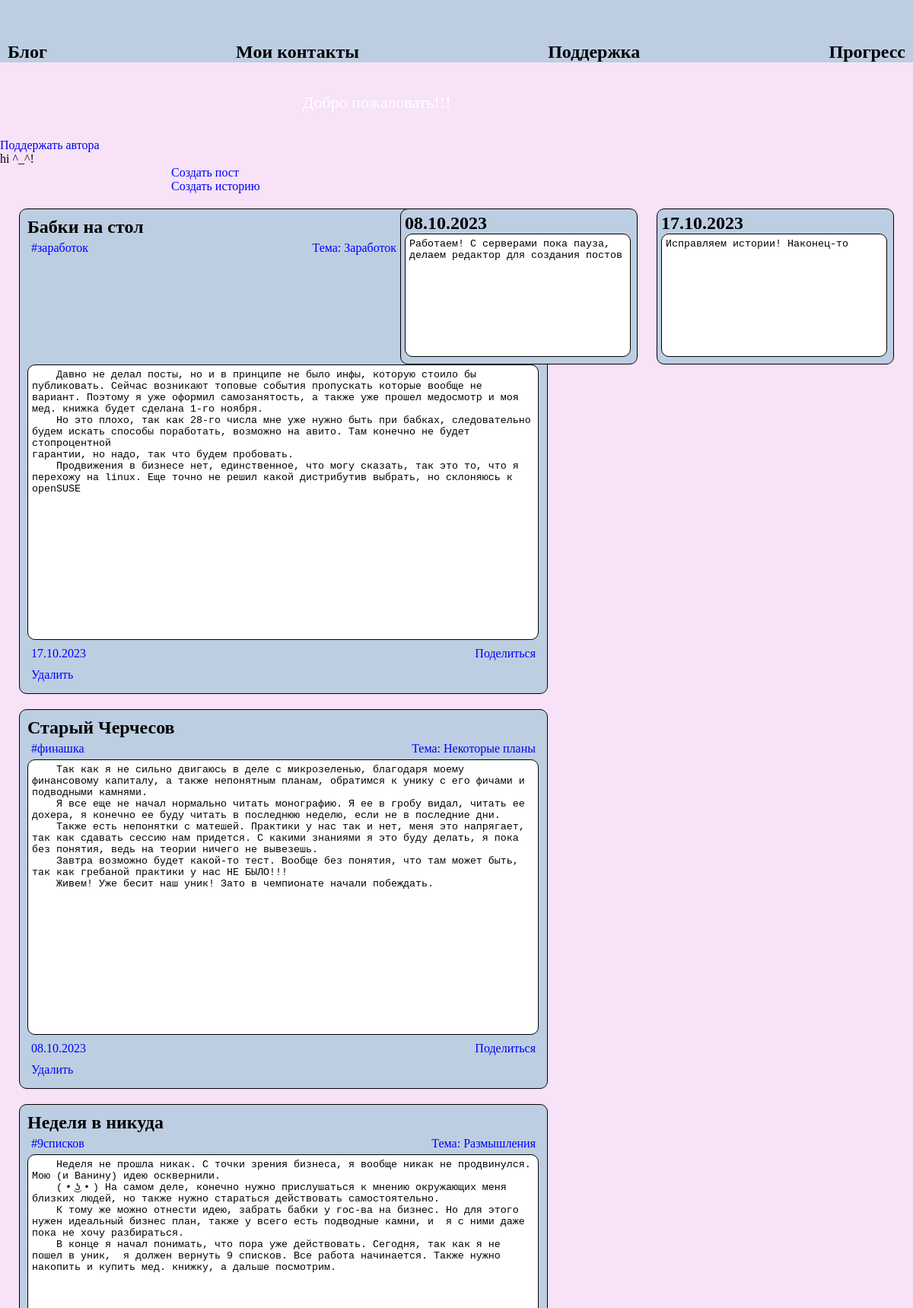
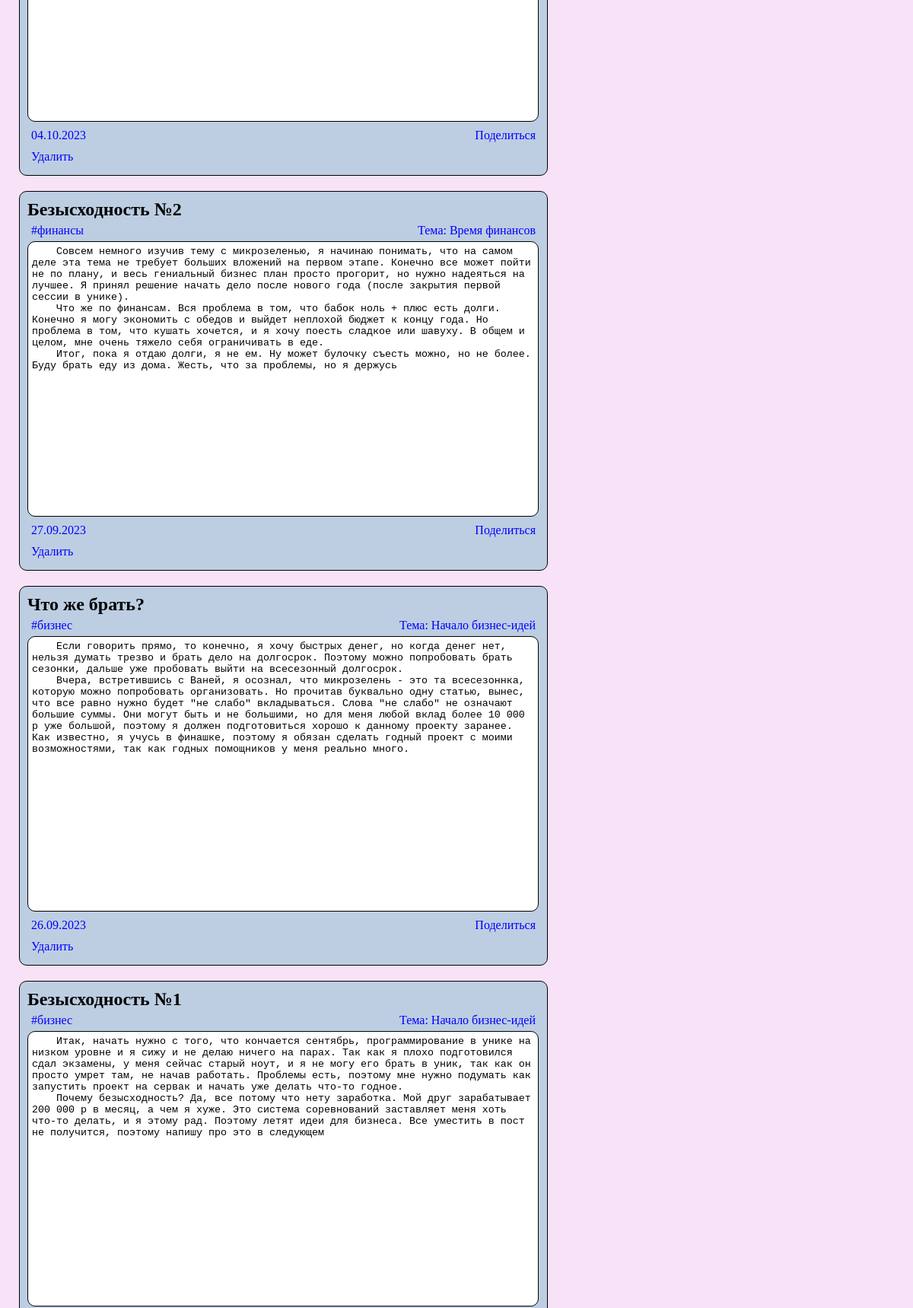
/burkoff_blog/ (signed in, upper part), run on the app's committed database (2 pictures, top to bottom).
### polls/models.py (models this page shows)
class HistoryNews(models.Model):
    text = models.TextField(max_length=150)
    date = models.DateField(default=timezone.now)

class Post(models.Model):
    title = models.TextField(max_length=50)
    text = models.TextField() # прописать минимальную длину поста
    theme = models.CharField(max_length=30, default="Раздумья")
    post_date = models.DateField(default=timezone.now) # прописать правильную дату
    hash_tags = models.CharField(max_length=15, default="#default")

### polls/views.py (the view)
# urls.py: path('', views.index, name='index'),
def index(request):
    hist = HistoryNews.objects.all().order_by('-date')[:2]
    donations = DonationPeople.objects.all()
    posts = Post.objects.all()
    posts = Post.objects.order_by('-post_date')
    return render(request, 'polls/index.html', {'history': hist, 'donation_people': donations,
                  'some_posts': posts})

### polls/templates/polls/index.html (shortened to what this page needs)
<!DOCTYPE html>
{% load static %}
<html lang="ru">
<head>
    <link rel="stylesheet" href="{% static 'polls/style.css' %}">
</head>
<body>
<header>
    <div class="header_head">
        <nav class="head">
            <h1><a href="/burkoff_blog">Блог</a></h1>
            <h1><a href="contacts">Мои контакты</a></h1>
            <h1><a href="support">Поддержка</a></h1>
            <h1><a href="my_progress">Прогресс</a></h1>
        </nav>
    </div>
</header>
<div class="beautiful_hren">
    <nav class="nadpis">
        <p class="text-typing" align="center">Добро пожаловать!!!</p>
    </nav>
</div>
<p><a href="#">Поддержать автора</a></p>
{% if request.user.is_authenticated %}
<p>hi ^_^!</p>
<div class="post_maker">
    <p><a href="create_post">Создать пост</a></p>
    <p><a href="create_history">Создать историю</a></p>
</div>
{% endif %}
{% for hist in history %}
<aside class="history">
    <h1>{{ hist.date|date:"d.m.Y" }}</h1>
    <div class="history_text">
        <textarea readonly>{{ hist.text }}</textarea>
    </div>
</aside>
{% endfor %}
{% for post in some_posts %}
<div class="posts">
    <div class="post_title">
        <h2><a href="{% url 'just_redact' post.id %}">{{ post.title }}</a></h2>
    </div>
    <aside class="right_theme">
        <div class="post_theme">
            <p><a href="#">Тема: {{ post.theme }}</a></p>
        </div>
    </aside>
    <div class="post_hash_tags">
        <p><a href="my_progress">#{{ post.hash_tags }}</a></p>
    </div>
    <div class="post_text">
        <textarea readonly>{{ post.text }}</textarea>
    </div>
    <aside class="right_share">
        <div class="share_post">
            <p><a href="#">Поделиться</a></p>
        </div>
    </aside>
    <div class="post_post_data">
        <p>{{ post.post_date|date:"d.m.Y" }}</p>
    </div>
    {% if request.user.is_authenticated %}
    <div class="delete_post">
        <p><a href="{% url 'delete_post' post.id %}">Удалить</a></p>
    </div>
    {% endif %}
</div>
{% endfor %}
</body>
</html>

### polls/static/polls/style.css (style rules this page uses)
* { padding: 0; margin: 0; }
a { text-decoration: None; }
.post_maker { margin-left: 225px; margin-right: 225px; }
.posts { margin-top: 20px; border: 1px solid black; border-radius: 10px; background-color: #bdcee2; margin-left: 25px; margin-right: 40%; padding: 10px; padding-top: 10px; }
.post_text textarea { padding: 5px; border: 1px solid black; border-radius: 10px; width: 98%; height: 350px; resize: None; }
.post_title a { text-decoration: None: padding-top: 5px; color: black; }
.right_theme { float: right; padding: 5px; }
.post_theme a { text-decoration: None; color: blue; }
.post_post_data p { padding: 5px; text-decoration: None; color: blue; }
.right_share { float: right; }
.share_post a { text-decoration: None; color: blue; }
.share_post p { padding: 5px; }
.post_hash_tags p { padding: 5px; }
.post_hash_tags a { text-decoration: None; color: blue; }
.delete_post p { padding: 5px; }
.delete_post a { text-decoration: None; color: blue; }
body { background-color: #f7e2f7; }
.head { margin-left: 10px; margin-right:10px; padding-top: 55px; display: flex; justify-content: space-between; align-items: center; }
.header_head { width: 100%; max-width: 1470px; margin: 0; color: black; text-decoration: None; background-color: #bdcee2; }
header a { color: black; }
.beautiful_hren { width: 100%; max-width: 1470px; height: 100px; background-image: url('https://oir.mobi/uploads/posts/2022-08/1661405554_3-oir-mobi-p-fon-profilya-dlya-diskorda-krasivo-3.jpg') }
.nadpis { padding-top: 40px; color: white; font-size: 32px; }
.text-typing { width: 45em; color: white; font-size: 22px; font-family: 'Times New Roman'; white-space: nowrap; overflow: hidden; -webkit-animation: type 5s steps(50, end); animation: type 5s steps(50, end); }
.post_maker a { text-decoration: None; color: blue; }
.history { float: right; padding: 5px; margin-right: 25px; width: 25%; margin-top: 20px; border: 1px solid black; border-radius: 10px; background-color: #bdcee2; }
.history_text textarea { height: 150px; resize: None; padding: 5px; border: 1px solid black; border-radius: 10px; width: 95%; }

### data on the page
HistoryNews: date "17.10.2023", text "Исправляем истории! Наконец-то"
HistoryNews: date "08.10.2023", text "Работаем! С серверами пока пауза, делаем редактор для создания постов"
Post: title "Бабки на стол", theme "Заработок", hash_tags "заработок", text "Давно не делал посты, но и в принципе не было инфы, которую стоило бы публиковать. Сейчас возникают топовые события пропускать которые вообще не вариант. Поэтому я уже оформил самозанятость, а также уже прошел медосмотр и моя мед. книжка будет сделана 1-го ноября. Но это плохо, так как 28-го числа мне уже нужно быть при бабках, следовательно будем искать способы поработать, возможно на авито. Там конечно не будет стопроцентной гарантии, но надо, так что будем пробовать. Продвижения в бизнесе нет, единственное, что могу сказать, так это то, что я перехожу на linux. Еще точно не решил какой дистрибутив выбрать, но склоняюсь к openSUSE", post_date "17.10.2023", shows "Удалить"
Post: title "Старый Черчесов", theme "Некоторые планы", hash_tags "финашка", text "Так как я не сильно двигаюсь в деле с микрозеленью, благодаря моему финансовому капиталу, а также непонятным планам, обратимся к унику с его фичами и подводными камнями. Я все еще не начал нормально читать монографию. Я ее в гробу видал, читать ее дохера, я конечно ее буду читать в последнюю неделю, если не в последние дни. Также есть непонятки с матешей. Практики у нас так и нет, меня это напрягает, так как сдавать сессию нам придется. С какими знаниями я это буду делать, я пока без понятия, ведь на теории ничего не вывезешь. Завтра возможно будет какой-то тест. Вообще без понятия, что там может быть, так как гребаной практики у нас НЕ БЫЛО!!! Живем! Уже бесит наш уник! Зато в чемпионате…", post_date "08.10.2023", shows "Удалить"
Post: title "Неделя в никуда", theme "Размышления", hash_tags "9списков", text "Неделя не прошла никак. С точки зрения бизнеса, я вообще никак не продвинулся. Мою (и Ванину) идею осквернили. ( • ͜ʖ • ) На самом деле, конечно нужно прислушаться к мнению окружающих меня близких людей, но также нужно стараться действовать самостоятельно. К тому же можно отнести идею, забрать бабки у гос-ва на бизнес. Но для этого нужен идеальный бизнес план, также у всего есть подводные камни, и я с ними даже пока не хочу разбираться. В конце я начал понимать, что пора уже действовать. Сегодня, так как я не пошел в уник, я должен вернуть 9 списков. Все работа начинается. Также нужно накопить и купить мед. книжку, а дальше посмотрим.", post_date "04.10.2023", shows "Удалить"
Post: title "Безысходность №2", theme "Время финансов", hash_tags "финансы", text "Совсем немного изучив тему с микрозеленью, я начинаю понимать, что на самом деле эта тема не требует больших вложений на первом этапе. Конечно все может пойти не по плану, и весь гениальный бизнес план просто прогорит, но нужно надеяться на лучшее. Я принял решение начать дело после нового года (после закрытия первой сессии в унике). Что же по финансам. Вся проблема в том, что бабок ноль + плюс есть долги. Конечно я могу экономить с обедов и выйдет неплохой бюджет к концу года. Но проблема в том, что кушать хочется, и я хочу поесть сладкое или шавуху. В общем и целом, мне очень тяжело себя ограничивать в еде. Итог, пока я отдаю долги, я не ем. Ну может булочку съесть можно, но не более.…", post_date "27.09.2023", shows "Удалить"
Post: title "Что же брать?", theme "Начало бизнес-идей", hash_tags "бизнес", text "Если говорить прямо, то конечно, я хочу быстрых денег, но когда денег нет, нельзя думать трезво и брать дело на долгосрок. Поэтому можно попробовать брать сезонки, дальше уже пробовать выйти на всесезонный долгосрок. Вчера, встретившись с Ваней, я осознал, что микрозелень - это та всесезоннка, которую можно попробовать организовать. Но прочитав буквально одну статью, вынес, что все равно нужно будет \"не слабо\" вкладываться. Слова \"не слабо\" не означают большие суммы. Они могут быть и не большими, но для меня любой вклад более 10 000 р уже большой, поэтому я должен подготовиться хорошо к данному проекту заранее. Как известно, я учусь в финашке, поэтому я обязан сделать годный проект с моими…", post_date "26.09.2023", shows "Удалить"
Post: title "Безысходность №1", theme "Начало бизнес-идей", hash_tags "бизнес", text "Итак, начать нужно с того, что кончается сентябрь, программирование в унике на низком уровне и я сижу и не делаю ничего на парах. Так как я плохо подготовился сдал экзамены, у меня сейчас старый ноут, и я не могу его брать в уник, так как он просто умрет там, не начав работать. Проблемы есть, поэтому мне нужно подумать как запустить проект на сервак и начать уже делать что-то годное. Почему безысходность? Да, все потому что нету заработка. Мой друг зарабатывает 200 000 р в месяц, а чем я хуже. Это система соревнований заставляет меня хоть что-то делать, и я этому рад. Поэтому летят идеи для бизнеса. Все уместить в пост не получится, поэтому напишу про это в следующем"
